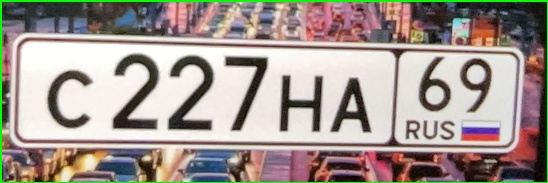
#> input picture plates/scaned_img_0.jpg, 548 x 183 px
$ python -i agent_preprocessor.py   (imports and definitions only)
#> lines starting #> are read from the running program, lines starting #| are printed output that depends on the picture
import cv2
import os

class PreprocessingAgent:
    def __init__(self):
        pass

    def preprocess(self, img_path):
#> called with img_path = '../plates/scaned_img_0.jpg'
        if not os.path.exists(img_path):
            raise FileNotFoundError("Image not found!")

        img = cv2.imread(img_path)
#> img is the input picture: shape (183, 548, 3); mean B, G, R 144.3, 151.1, 161.4

        # Resize for consistency
        img = cv2.resize(img, (640, 480))
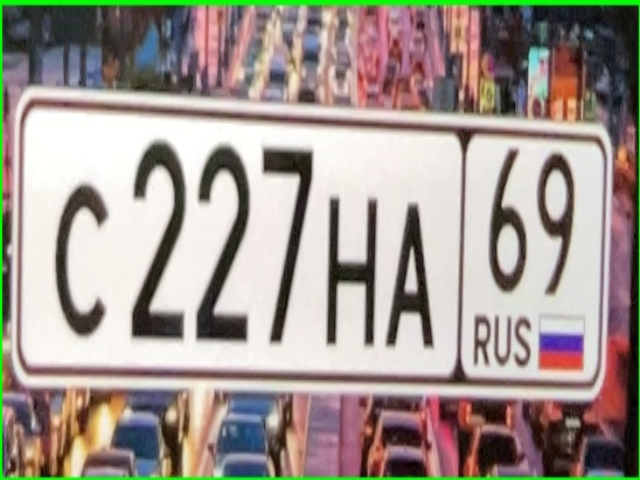
#> img: shape (480, 640, 3); mean B, G, R 144.2, 151, 161.3

        # Convert to grayscale
        gray = cv2.cvtColor(img, cv2.COLOR_BGR2GRAY)
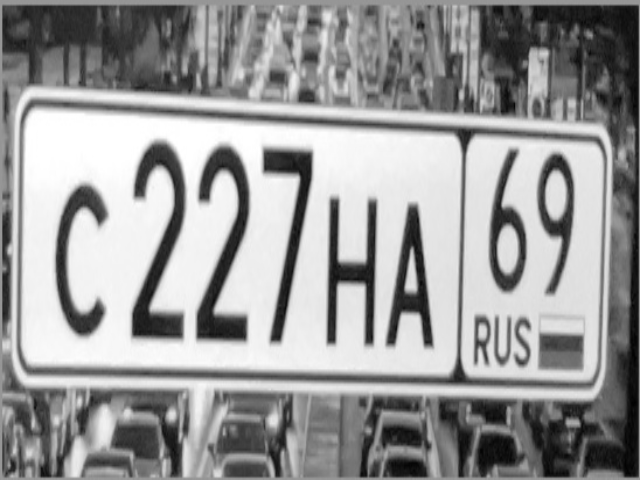
#> gray: shape (480, 640); min 1, max 255, mean 153.3

        # Noise removal
        denoised = cv2.GaussianBlur(gray, (5, 5), 0)

        return denoised

>>> result = PreprocessingAgent().preprocess('../plates/scaned_img_0.jpg')
